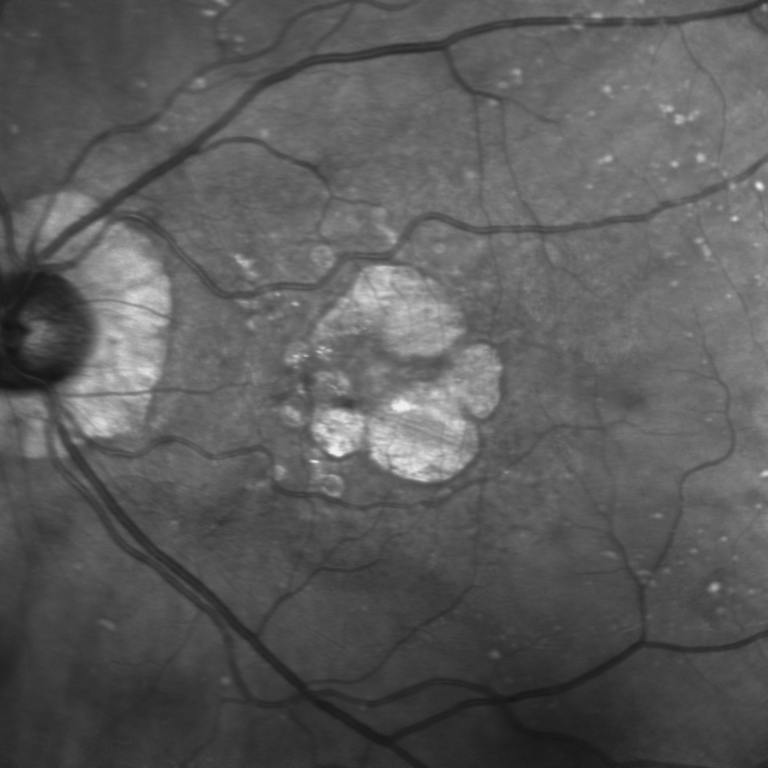
#> input picture data/156518/156518_20130304_fundus_0_L.png, 768 x 768 px; its folder holds 3 pictures in this run
$ jupyter execute --allow-errors scrap.ipynb
#> lines starting #> are read from the running program, lines starting #| are printed output that depends on the picture
[cell 1]
from pathlib import Path
import matplotlib.pyplot as plt
import numpy as np
import os
import cv2
from tqdm.notebook import tqdm
from skimage.registration import optical_flow_tvl1, optical_flow_ilk
from skimage.transform import warp
from skimage.color import rgb2gray
from skimage.metrics import structural_similarity as ssim
from skimage.metrics import normalized_root_mse as nrmse

[cell 2]
def retrieve_images(patient_id = '156518', laterality = 'L'):
    # Set the root directory for the patient data
#> called with patient_id = '156518', laterality = 'L'
    root_dir = Path(f'../data/{patient_id}')

    # Get the list of image filenames for the left eye
    image_filenames = [f for f in os.listdir(root_dir) if f'{laterality}.png' in f]

    # Read the images into a list
    images = [cv2.imread(str(root_dir / f)) for f in image_filenames]
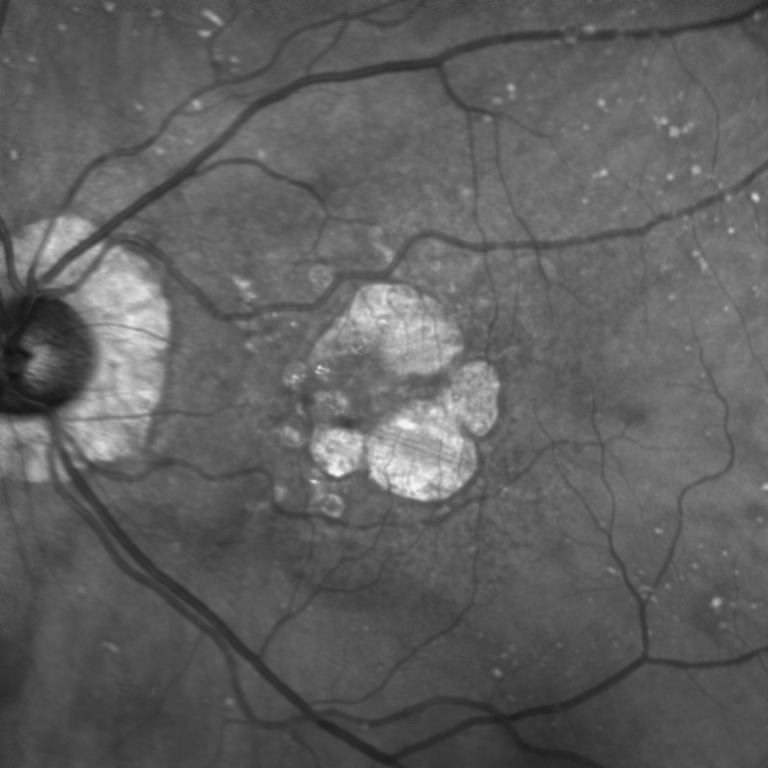
#> input picture data/156518/156518_20130304_fundus_4_L.png, 768 x 768 px
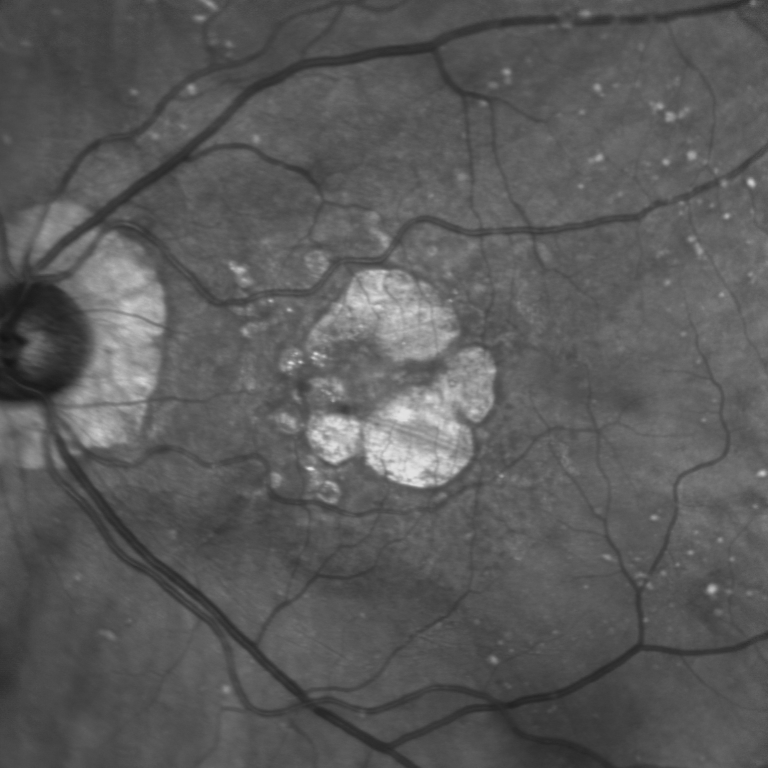
#> input picture data/156518/156518_20130312_fundus_2_L.png, 768 x 768 px
#> images = 3 items

    # Convert the images to grayscale
    gray_images = [rgb2gray(img) for img in images]
#> gray_images = 3 items

    # Register all images to the first image
    template = gray_images[0]

    # Remove invalid images
    final_images = [x for x in gray_images[1:] if x.shape == template.shape]
#> final_images = 2 items

    return final_images, template

[cell 3]
import SimpleITK as sitk
import numpy as np
import os
OUTPUT_DIR = 'output'

[cell 4]
images, template = retrieve_images()
#> images = 2 items
